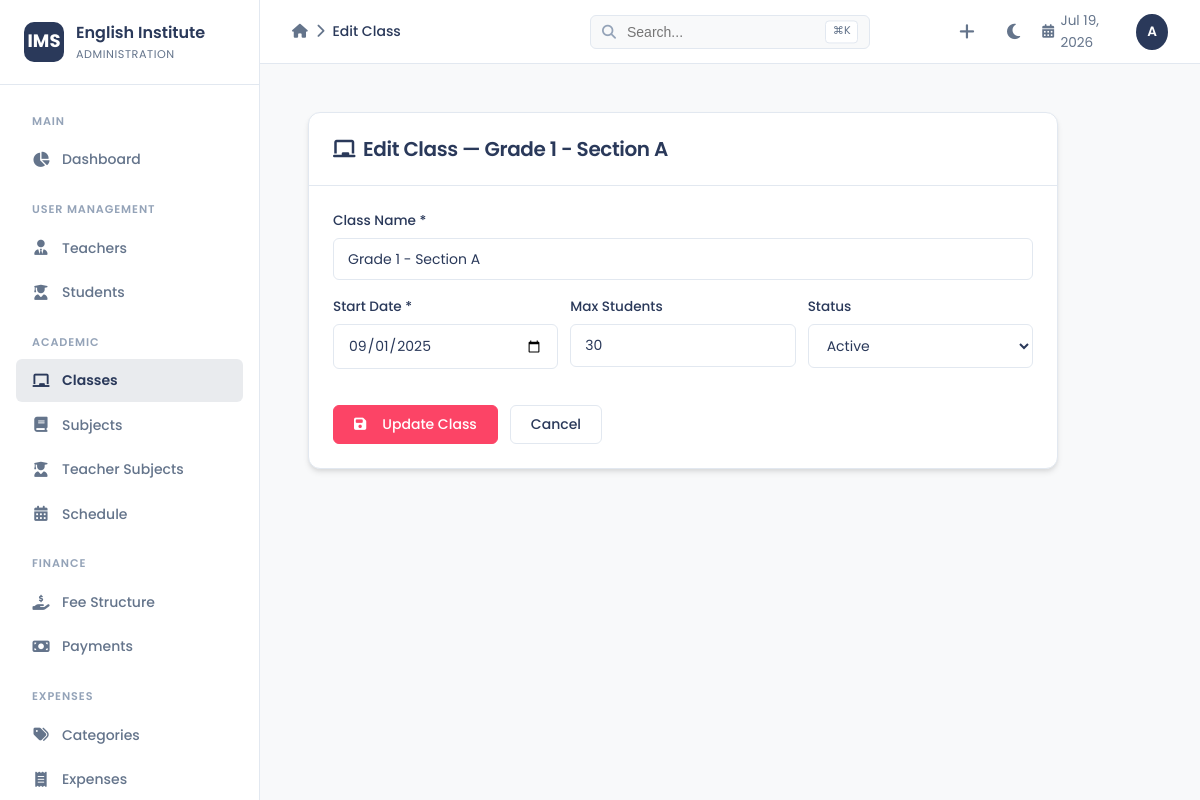
/class_edit.php?id=1 (signed in), run on the app's committed database.
### tables this page shows
CREATE TABLE IF NOT EXISTS classes (
    id INT PRIMARY KEY AUTO_INCREMENT,
    name VARCHAR(100) NOT NULL,
    start_date DATE NOT NULL,
    end_date DATE,
    max_students INT DEFAULT 30,
    status ENUM('active', 'archived', 'completed') DEFAULT 'active',
    INDEX (status),
    INDEX (start_date)
);

### class_edit.php (the view, shortened to what this page needs)
<?php
$db = getDB();
$id = (int)($_GET['id'] ?? 0);
$class = $db->prepare("SELECT * FROM classes WHERE id=?");
$class->execute([$id]);
$class = $class->fetch();
require_once 'header.php';
?>
<div style="max-width:750px;">
    <div class="card">
        <div class="card-header"><h3><i class="fas fa-chalkboard mr-2" style="color:var(--primary);"></i>Edit Class — <?= htmlspecialchars($class['name']) ?></h3></div>
        <div class="card-body">
            <form method="POST">
                <div class="form-group">
                    <label class="form-label">Class Name *</label>
                    <input type="text" name="name" class="form-control" value="<?= htmlspecialchars($class['name']) ?>" placeholder="e.g. Grade 1 - Section A" required>
                </div>
                <div class="form-row">
                    <div class="form-group">
                        <label class="form-label">Start Date *</label>
                        <input type="date" name="start_date" class="form-control" value="<?= $class['start_date'] ?>" required>
                    </div>
                    <div class="form-group">
                        <label class="form-label">Max Students</label>
                        <input type="number" name="max_students" class="form-control" value="<?= $class['max_students'] ?>" min="1">
                    </div>
                    <div class="form-group">
                        <label class="form-label">Status</label>
                        <select name="status" class="form-select">
                            <option value="active" <?= $class['status']==='active' ? 'selected' : '' ?>>Active</option>
                        </select>
                    </div>
                </div>
                <div class="form-actions">
                    <button type="submit" class="btn btn-primary"><i class="fas fa-save mr-2"></i>Update Class</button>
                    <a href="class_view.php?id=<?= $id ?>" class="btn btn-outline">Cancel</a>
                </div>
            </form>
        </div>
    </div>
</div>
<?php require_once 'footer.php'; ?>

### css/design-system.css (style rules this page uses)
:root { --primary: #2a395a; --primary-hover: #1e2a42; --accent: #fc4466; --accent-hover: #e63958; --bg-body: #F8F9FA; --bg-card: #ffffff; --bg-sidebar: #ffffff; --border: #e2e8f0; --text-main: #2a395a; --text-muted: #64748b; --text-light: #94a3b8; --shadow-sm: 0 1px 2px 0 rgba(0, 0, 0, 0.05); --shadow-md: 0 4px 6px -1px rgba(0, 0, 0, 0.1), 0 2px 4px -1px rgba(0, 0, 0, 0.06); --shadow-lg: 0 8px 24px rgba(0, 0, 0, 0.12); --radius: 12px; --radius-sm: 6px; --sidebar-width: 260px; --container-max: 1440px; --container-padding: 3rem; --transition: 0.3s ease; }
*, *::before, *::after { box-sizing: border-box; }
body { font-family: 'Poppins', -apple-system, BlinkMacSystemFont, sans-serif; background-color: var(--bg-body); color: var(--text-main); min-height: 100vh; margin: 0; transition: background-color var(--transition), color var(--transition); font-weight: 400; line-height: 1.6; }
h1, h2, h3, h4, h5, h6 { color: var(--text-main); font-weight: 600; letter-spacing: -0.02em; margin: 0; }
h3 { font-size: 1.25rem; }
.card { background: var(--bg-card); border: 1px solid var(--border); border-radius: var(--radius); box-shadow: var(--shadow-md); transition: box-shadow var(--transition), background-color var(--transition), border-color var(--transition); }
.card-header { background: transparent; border-bottom: 1px solid var(--border); padding: 1.25rem 1.5rem; display: flex; align-items: center; justify-content: space-between; flex-wrap: wrap; gap: 0.75rem; }
.card-body { padding: 1.5rem; }
.btn { display: inline-flex; align-items: center; justify-content: center; gap: 0.5rem; font-family: 'Poppins', sans-serif; font-weight: 500; font-size: 0.875rem; padding: 0.5rem 1.25rem; border-radius: var(--radius-sm); border: 1px solid transparent; cursor: pointer; transition: all var(--transition); text-decoration: none; line-height: 1.5; }
.btn-primary { background-color: var(--accent); color: #fff; border-color: var(--accent); }
.btn-outline { background-color: transparent; color: var(--text-main); border-color: var(--border); }
.form-group { margin-bottom: 1rem; }
.form-row { display: flex; flex-wrap: wrap; gap: 0.75rem; }
.form-row .form-group { flex: 1 1 180px; min-width: 0; }
.form-actions { display: flex; align-items: center; flex-wrap: wrap; gap: 0.75rem; margin-top: 1.25rem; }
.form-actions .btn { flex: 0 0 auto; }
.form-label { display: block; font-size: 0.85rem; font-weight: 500; color: var(--text-main); margin-bottom: 0.4rem; }
.form-control, .form-select { width: 100%; padding: 0.6rem 0.875rem; font-family: 'Poppins', sans-serif; font-size: 0.875rem; color: var(--text-main); background-color: var(--bg-card); border: 1px solid var(--border); border-radius: var(--radius-sm); transition: border-color var(--transition), box-shadow var(--transition); }
.form-control::placeholder { color: var(--text-light); }
a { color: var(--primary); text-decoration: none; transition: color var(--transition); }
.mr-2 { margin-right: 0.5rem; }

### data on the page
classes: name "Grade 1 - Section A", start_date "09/01/2025", max_students "30", status "Active"

### other printed values
$app_name "English Institute"
$titles[$currentPage] "Edit Class"
substr($current_user, 0, 1) "A"
